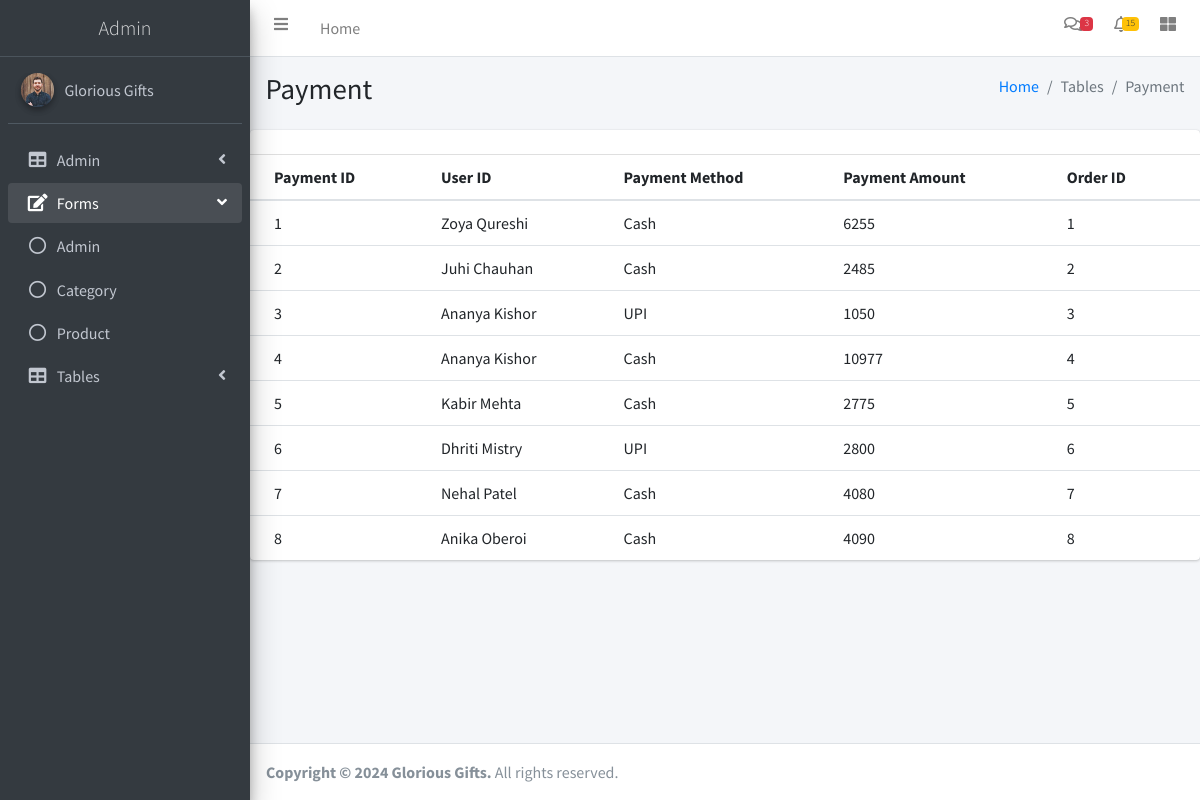
The app's page /adminlte/payment-table.php with its own data.
### tables this page shows
CREATE TABLE `tbl_payment` (
  `payment_id` int(11) NOT NULL,
  `user_id` int(30) NOT NULL,
  `payment_method` varchar(70) NOT NULL,
  `payment_amount` double NOT NULL,
  `order_id` int(50) NOT NULL
);

CREATE TABLE `tbl_user` (
  `user_id` int(5) NOT NULL,
  `user_name` varchar(50) NOT NULL,
  `user_gender` varchar(10) NOT NULL,
  `user_dob` date NOT NULL,
  `user_email` varchar(50) NOT NULL,
  `user_password` varchar(30) NOT NULL,
  `user_mobile` varchar(10) NOT NULL,
  `address` varchar(200) NOT NULL
);

CREATE TABLE `tbl_ordermaster` (
  `order_id` int(5) NOT NULL,
  `ordermaster_date` varchar(200) NOT NULL,
  `ordermaster_status` varchar(20) NOT NULL,
  `user_id` int(5) NOT NULL
);

### adminlte/payment-table.php (the view, shortened to what this page needs)
<!DOCTYPE html>
<html>
<head>
  <link rel="stylesheet" href="plugins/fontawesome-free/css/all.min.css">
  <link rel="stylesheet" href="https://code.ionicframework.com/ionicons/2.0.1/css/ionicons.min.css">
  <link rel="stylesheet" href="plugins/datatables-bs4/css/dataTables.bootstrap4.min.css">
  <link rel="stylesheet" href="plugins/datatables-responsive/css/responsive.bootstrap4.min.css">
  <link rel="stylesheet" href="dist/css/adminlte.min.css">
</head>
<body class="hold-transition sidebar-mini">
<div class="wrapper">
   <?php
   include './themepart/header-menu.php';
   ?>
   <?php
    include './themepart/sidebar.php';
   ?>
  <div class="content-wrapper">
    <section class="content-header">
      <div class="container-fluid">
        <div class="row mb-2">
          <div class="col-sm-6">
            <h1>Payment</h1>
          </div>
          <div class="col-sm-6">
            <ol class="breadcrumb float-sm-right">
              <li class="breadcrumb-item"><a href="#">Home</a></li>
              <li class="breadcrumb-item active">Tables</li>
              <li class="breadcrumb-item active">Payment</li>
            </ol>
          </div>
        </div>
      </div>
    </section>
    <div class="row">
          <div class="col-12">
            <div class="card">
              <div class="card-header">
              </div>
              <div class="card-body table-responsive p-0">
                <table class="table table-hover text-nowrap">
                  <thead>
                    <tr>
                      <th>Payment ID</th>
                      <th>User ID</th>
                      <th>Payment Method</th>
                      <th>Payment Amount</th>
                      <th>Order ID</th>
                    </tr>
                  </thead>
                  <tbody>
                   <?php
                    include './connection.php';
                    $sq=mysqli_query($connection,"select * from tbl_payment");
                    while($data=mysqli_fetch_array($sq))
                    {
                      $uq=mysqli_query($connection,"select * from tbl_ordermaster where order_id='{$data['order_id']}'");
                      $udata=mysqli_fetch_array($uq);
                      $pq=mysqli_query($connection,"select * from tbl_user where user_id='{$data['user_id']}'");
                      $pdata=mysqli_fetch_array($pq);
                      echo "<tr>";
                      echo "<td>{$data['payment_id']}</td>";
                      echo "<td>{$pdata['user_name']}</td>";
                      echo "<td>{$data['payment_method']}</td>";
                      echo "<td>{$data['payment_amount']}</td>";
                      echo "<td>{$udata['order_id']}</td>";
                    }
                   ?>
                  </tbody>
                </table>
              </div>
            </div>
          </div>
        </div>
</div>
<?php
 include './themepart/footer.php';
 ?>
</body>
</html>

### records on screen
tbl_payment: payment_id "1", tbl_user.user_name "Zoya Qureshi", payment_method "Cash", payment_amount "6255", order.order_id "1"
tbl_payment: payment_id "2", tbl_user.user_name "Juhi Chauhan", payment_method "Cash", payment_amount "2485", order.order_id "2"
tbl_payment: payment_id "3", tbl_user.user_name "Ananya Kishor", payment_method "UPI", payment_amount "1050", order.order_id "3"
tbl_payment: payment_id "4", tbl_user.user_name "Ananya Kishor", payment_method "Cash", payment_amount "10977", order.order_id "4"
tbl_payment: payment_id "5", tbl_user.user_name "Kabir Mehta", payment_method "Cash", payment_amount "2775", order.order_id "5"
tbl_payment: payment_id "6", tbl_user.user_name "Dhriti Mistry", payment_method "UPI", payment_amount "2800", order.order_id "6"
tbl_payment: payment_id "7", tbl_user.user_name "Nehal Patel", payment_method "Cash", payment_amount "4080", order.order_id "7"
tbl_payment: payment_id "8", tbl_user.user_name "Anika Oberoi", payment_method "Cash", payment_amount "4090", order.order_id "8"
